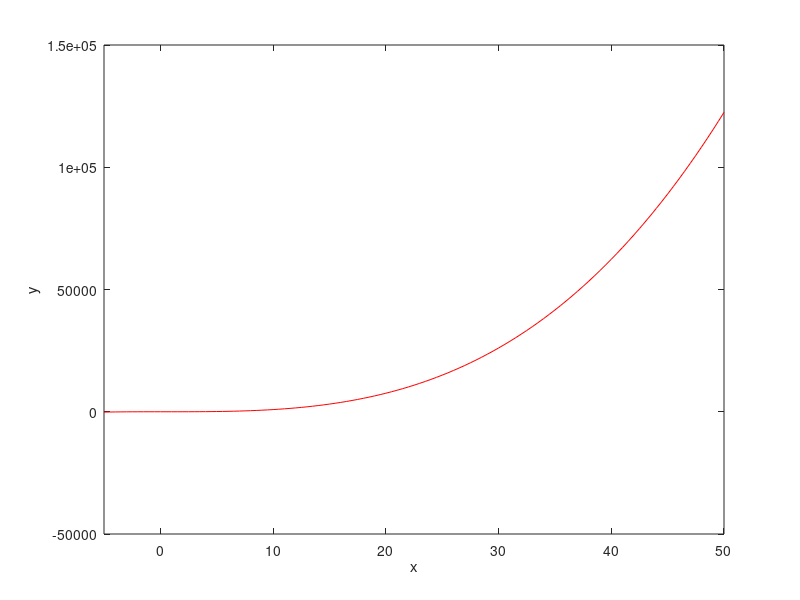

The MATLAB script that drew this image:
% plot the function
function poly_plot()
    
 x=-5:0.5:50; %step size is 0.5
 
y=x.^3-x.^2-x-1;

plot(x,y,"-r")

xlim([-5 50])
xlabel("x")
ylabel("y")

end
